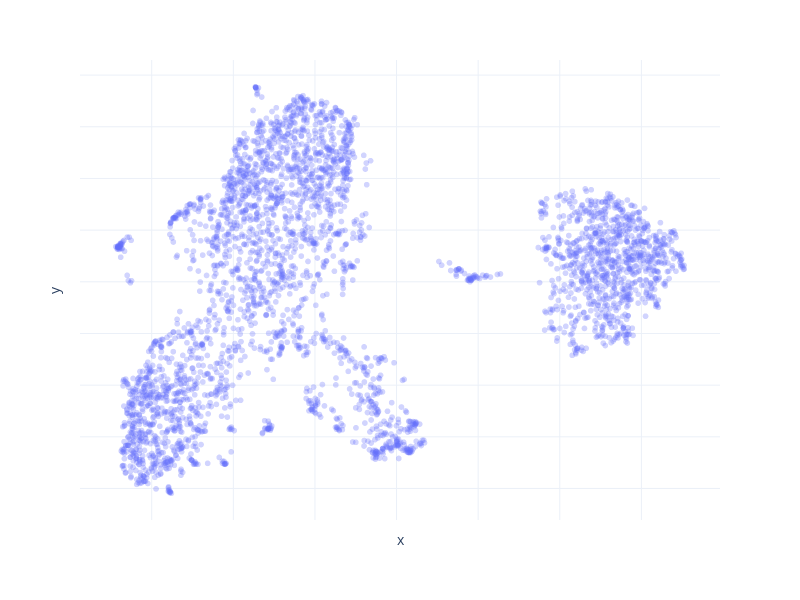

Source (notebook cell):
### Code cell
import plotly.express as px
px.defaults.template = "plotly_white" ### plotly style

plot_df = pd.DataFrame.from_records(reduced_wv, columns=['x', 'y'])
plot_df['word'] = words
params = {'hover_data': {c: False for c in plot_df.columns}, 
          'hover_name': 'word'}
params.update({'width': 800, 'height': 600}) ###

fig = px.scatter(plot_df, x="x", y="y", opacity=0.3, size_max=3, **params)
fig.update_traces(marker={'line': {'width': 0}}) ###
fig.update_xaxes(showticklabels=False, showgrid=True, zeroline=False, visible=True) ###
fig.update_yaxes(showticklabels=False, showgrid=True, zeroline=False, visible=True) ###
fig.show()

### Figure 1 — Plotly figure (JSON) as saved in the notebook; plotly's stock layout.template omitted (floating-point values rounded to 4 significant figures; data arrays with more than 128 entries replaced by an {"elided": "..."} marker saying what was removed)
{"data": [{"customdata": {"elided": "3638x1 str values"}, "hovertemplate": "<b>%{hovertext}</b><br><br><extra></extra>", "hovertext": {"elided": "3638 str values"}, "legendgroup": "", "marker": {"color": "#636efa", "line": {"width": 0}, "opacity": 0.3, "symbol": "circle"}, "mode": "markers", "name": "", "showlegend": false, "type": "scattergl", "x": {"elided": "3638 float values"}, "xaxis": "x", "y": {"elided": "3638 float values"}, "yaxis": "y"}], "layout": {"height": 600, "legend": {"tracegroupgap": 0}, "margin": {"t": 60}, "width": 800, "xaxis": {"anchor": "y", "domain": [0, 1], "showgrid": true, "showticklabels": false, "title": {"text": "x"}, "visible": true, "zeroline": false}, "yaxis": {"anchor": "x", "domain": [0, 1], "showgrid": true, "showticklabels": false, "title": {"text": "y"}, "visible": true, "zeroline": false}}}
